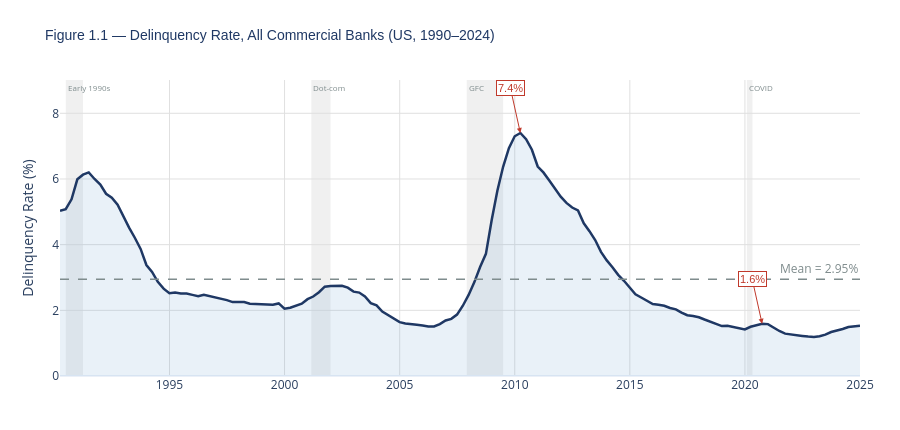
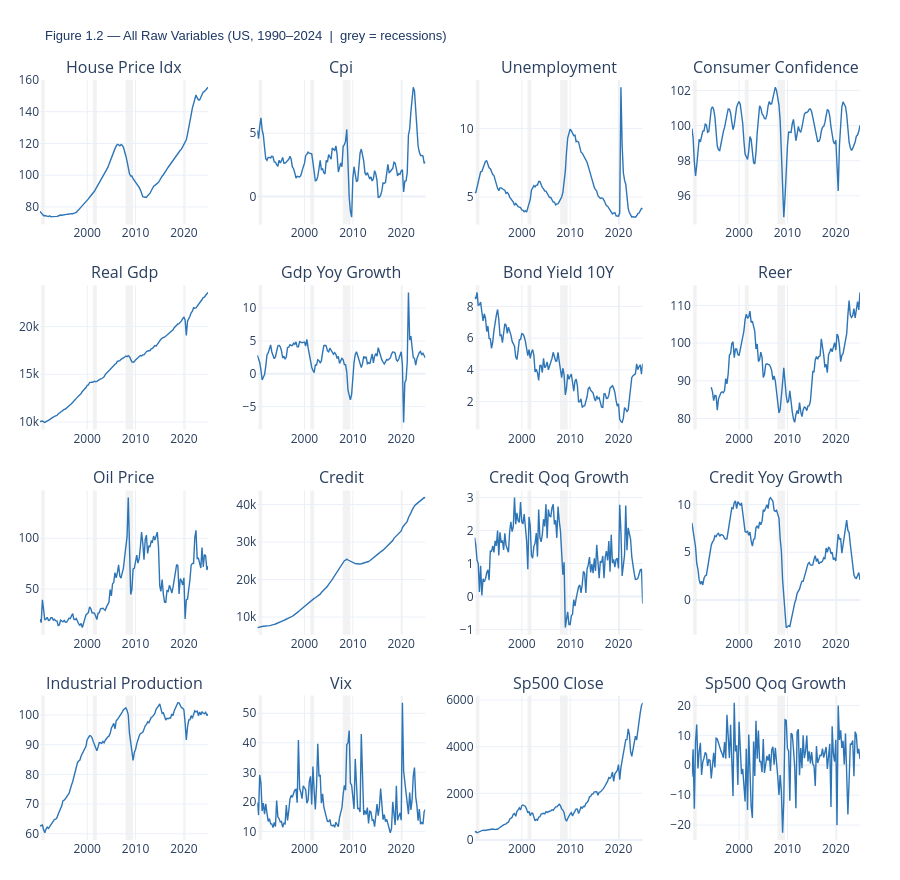

Notebook code cell kept with these figures, in order:
### Markdown cell above
IFRS 9 requires ECL models to reflect past events, current conditions, and forecasts of future economic conditions (Bank & Eder 2021, p. 4). Reliable macro-PD coefficient estimation requires coverage of multiple full credit cycles. The 1990 start date covers four stress episodes and is the natural completeness breakpoint in both datasets.

### Code cell
# Switch between US and UK datasets by changing this variable:
COUNTRY = 'US'   # switch to 'UK' to run on UK data

if COUNTRY == 'US':
    MACRO_PATH  = MACRO_US
    DELINQ_PATH = DELINQ_US
    PREFIX      = 'us_'
    RECESSIONS  = RECESSIONS_US
elif COUNTRY == 'UK':
    MACRO_PATH  = MACRO_UK
    DELINQ_PATH = DELINQ_UK
    PREFIX      = 'uk_'
    RECESSIONS  = RECESSIONS_UK

WINDOW_START = '1990-01-01'
WINDOW_END   = '2024-12-31'
TARGET       = 'delinquency_rate'

print(f'{COUNTRY} dataset selected')

# 1.1  Load and trim macro data
macro_raw = pd.read_csv(MACRO_PATH, index_col=0, parse_dates=True)
macro_raw.index = (pd.DatetimeIndex(macro_raw.index)
                   .to_period('Q').to_timestamp('Q'))
macro_raw = macro_raw.sort_index()
df = macro_raw.loc[WINDOW_START:WINDOW_END].copy()

print(f'\nFull dataset:      {macro_raw.shape[0]} quarters '
      f'({macro_raw.index.min().date()} to {macro_raw.index.max().date()})')
print(f'Analytical window: {df.shape[0]} quarters '
      f'({df.index.min().date()} to {df.index.max().date()})')

# 1.2  Load delinquency rate
delinq_raw = pd.read_csv(DELINQ_PATH, index_col=0, parse_dates=True)
delinq_raw.index = (pd.DatetimeIndex(delinq_raw.index)
                    .to_period('Q').to_timestamp('Q'))
delinq_raw = delinq_raw.sort_index()
delinq_raw.columns = [TARGET]
delinq = delinq_raw.loc[WINDOW_START:WINDOW_END, TARGET]

print(f'Delinquency rate (target):  {len(delinq)} quarters  '
      f'Min {delinq.min():.2f}%  '
      f'Max {delinq.max():.2f}%  '
      f'Mean {delinq.mean():.2f}%')

# 1.3  Merge 
df = df.join(delinq, how='left')
print(f'\nMerged shape: {df.shape}  |  Target NaN: {df[TARGET].isna().sum()}\n')

# 1.4  Completeness report
completeness = pd.DataFrame({
    'Non-null':    df.notna().sum(),
    'Missing':     df.isna().sum(),
    'Missing (%)': (df.isna().sum() / len(df) * 100).round(1),
    'First valid': df.apply(lambda s: s.first_valid_index()
                            .strftime('%Y-Q') if s.first_valid_index() else None),
    'Last valid':  df.apply(lambda s: s.last_valid_index()
                            .strftime('%Y-Q') if s.last_valid_index() else None),
})

def colour_missing(val):
    if val == 0:   return 'background-color: #D5F5E3'
    if val <= 5:   return 'background-color: #FEF9E7'
    if val <= 15:  return 'background-color: #FDEBD0'
    return 'background-color: #FADBD8'

display(completeness.style
        .map(colour_missing, subset=['Missing (%)'])
        .set_caption(f'Table 1.1 — Data Completeness Report '
                     f'({COUNTRY}, 1990–2024)'))

# 1.5  Target variable — Deliquency rate time series with recession bands and stress peaks
mean_val = df[TARGET].mean()

fig = go.Figure()

fig.add_trace(go.Scatter(
    x=df.index, y=df[TARGET],
    mode='lines',
    name='Delinquency Rate',
    line=dict(color=NAVY, width=2.5),
    fill='tozeroy',
    fillcolor='rgba(46,117,182,0.10)',
    hovertemplate='%{x|%Y Q%q}<br>Rate: %{y:.2f}%<extra></extra>',
))

fig.add_hline(
    y=mean_val,
    line_dash='dash', line_color=GREY, line_width=1.5,
    annotation_text=f'Mean = {mean_val:.2f}%',
    annotation_position='top right',
    annotation_font_color=GREY,
)

# Recession bands
fig = add_recessions(fig, RECESSIONS)

# Annotate stress peaks
peak_windows = [('2007', '2010'), ('2019', '2021')]
for start, end in peak_windows:
    subset = df[TARGET].loc[start:end].dropna()
    if not subset.empty:
        peak_date = subset.idxmax()
        peak_val  = subset.max()
        fig.add_annotation(
            x=peak_date,
            y=peak_val,
            text=f'{peak_val:.1f}%',
            showarrow=True,
            arrowhead=2,
            arrowcolor=RED,
            font=dict(color=RED, size=11, family='Arial'),
            bgcolor='white',
            bordercolor=RED,
            borderwidth=1,
            ay=-45,
        )

fig.update_layout(
    title=dict(
        text=f'Figure 1.1 — Delinquency Rate, All Commercial Banks '
             f'({COUNTRY}, 1990–2024)',
        font=dict(size=14, color=NAVY, family='Arial'),
    ),
    xaxis=dict(title='', showgrid=True, gridcolor='#E0E0E0'),
    yaxis=dict(title='Delinquency Rate (%)',
               showgrid=True, gridcolor='#E0E0E0'),
    template=TEMPLATE,
    hovermode='x unified',
    legend=dict(orientation='h', yanchor='bottom', y=1.02,
                xanchor='right', x=1),
    height=430,
    margin=dict(t=80, b=40, l=60, r=40),
)
fig.show()

# 1.6  Raw variables overview
raw_vars = [c for c in df.columns if c != TARGET]
ncols    = 4
nrows    = int(np.ceil(len(raw_vars) / ncols))

fig2 = make_subplots(
    rows=nrows, cols=ncols,
    subplot_titles=[v.replace(PREFIX, '').replace('_', ' ').title()
                    for v in raw_vars],
    vertical_spacing=0.08,
    horizontal_spacing=0.06,
)

for i, var in enumerate(raw_vars):
    row = i // ncols + 1
    col = i %  ncols + 1
    fig2.add_trace(
        go.Scatter(
            x=df.index, y=df[var],
            mode='lines',
            name=var,
            line=dict(color=BLUE, width=1.4),
            hovertemplate=var + '<br>%{x|%Y}<br>%{y:.2f}<extra></extra>',
            showlegend=False,
        ),
        row=row, col=col,
    )
    # Add recession bands per subplot
    for start, end, label in RECESSIONS:
        fig2.add_vrect(
            x0=start, x1=end,
            fillcolor='lightgrey', opacity=0.3,
            layer='below', line_width=0,
            row=row, col=col,
        )

fig2.update_layout(
    title=dict(
        text=f'Figure 1.2 — All Raw Variables ({COUNTRY}, 1990–2024  |  '
             f'grey = recessions)',
        font=dict(size=13, color=NAVY, family='Arial'),
    ),
    template=TEMPLATE,
    height=nrows * 220,
    margin=dict(t=80, b=40, l=40, r=40),
)
fig2.show()

# 1.7  Consumer confidence diagnostic
cc_col = PREFIX + 'consumer_confidence'
if cc_col in df.columns:
    cc = df[cc_col].dropna()
    print(f'\n=== Consumer Confidence Diagnostic ({COUNTRY}) ===')
    print(f'  Observations : {len(cc)}')
    print(f'  Range        : {cc.min():.3f}  to  {cc.max():.3f}')
    print(f'  Std          : {cc.std():.3f}')
    print(f'  Note         : Expected range ~50–110 for US Michigan Sentiment.')
    if cc.std() < 5:
        print(f'  FLAG         : Std of {cc.std():.2f} is implausibly narrow.')

### Figure 1 — Plotly figure (JSON) as saved in the notebook; plotly's stock layout.template omitted (floating-point values rounded to 4 significant figures; data arrays with more than 128 entries replaced by an {"elided": "..."} marker saying what was removed)
{"data": [{"fill": "tozeroy", "fillcolor": "rgba(46,117,182,0.10)", "hovertemplate": "%{x|%Y Q%q}<br>Rate: %{y:.2f}%<extra></extra>", "line": {"color": "#1F3864", "width": 2.5}, "mode": "lines", "name": "Delinquency Rate", "type": "scatter", "x": {"elided": "140 str values"}, "y": {"elided": "140 float values"}}], "layout": {"annotations": [{"font": {"color": "#7F8C8D"}, "showarrow": false, "text": "Mean = 2.95%", "x": 1, "xanchor": "right", "xref": "x domain", "y": 2.948, "yanchor": "bottom", "yref": "y"}, {"font": {"color": "#7F8C8D", "size": 8}, "showarrow": false, "text": "Early 1990s", "x": "1990-07-01", "xanchor": "left", "xref": "x", "y": 1, "yanchor": "top", "yref": "y domain"}, {"font": {"color": "#7F8C8D", "size": 8}, "showarrow": false, "text": "Dot-com", "x": "2001-03-01", "xanchor": "left", "xref": "x", "y": 1, "yanchor": "top", "yref": "y domain"}, {"font": {"color": "#7F8C8D", "size": 8}, "showarrow": false, "text": "GFC", "x": "2007-12-01", "xanchor": "left", "xref": "x", "y": 1, "yanchor": "top", "yref": "y domain"}, {"font": {"color": "#7F8C8D", "size": 8}, "showarrow": false, "text": "COVID", "x": "2020-02-01", "xanchor": "left", "xref": "x", "y": 1, "yanchor": "top", "yref": "y domain"}, {"arrowcolor": "#C0392B", "arrowhead": 2, "ay": -45, "bgcolor": "white", "bordercolor": "#C0392B", "borderwidth": 1, "font": {"color": "#C0392B", "family": "Arial", "size": 11}, "showarrow": true, "text": "7.4%", "x": "2010-03-31T00:00:00", "y": 7.4}, {"arrowcolor": "#C0392B", "arrowhead": 2, "ay": -45, "bgcolor": "white", "bordercolor": "#C0392B", "borderwidth": 1, "font": {"color": "#C0392B", "family": "Arial", "size": 11}, "showarrow": true, "text": "1.6%", "x": "2020-09-30T00:00:00", "y": 1.59}], "height": 430, "hovermode": "x unified", "legend": {"orientation": "h", "x": 1, "xanchor": "right", "y": 1.02, "yanchor": "bottom"}, "margin": {"b": 40, "l": 60, "r": 40, "t": 80}, "shapes": [{"line": {"color": "#7F8C8D", "dash": "dash", "width": 1.5}, "type": "line", "x0": 0, "x1": 1, "xref": "x domain", "y0": 2.948, "y1": 2.948, "yref": "y"}, {"fillcolor": "lightgrey", "layer": "below", "line": {"width": 0}, "opacity": 0.35, "type": "rect", "x0": "1990-07-01", "x1": "1991-03-31", "xref": "x", "y0": 0, "y1": 1, "yref": "y domain"}, {"fillcolor": "lightgrey", "layer": "below", "line": {"width": 0}, "opacity": 0.35, "type": "rect", "x0": "2001-03-01", "x1": "2001-12-31", "xref": "x", "y0": 0, "y1": 1, "yref": "y domain"}, {"fillcolor": "lightgrey", "layer": "below", "line": {"width": 0}, "opacity": 0.35, "type": "rect", "x0": "2007-12-01", "x1": "2009-06-30", "xref": "x", "y0": 0, "y1": 1, "yref": "y domain"}, {"fillcolor": "lightgrey", "layer": "below", "line": {"width": 0}, "opacity": 0.35, "type": "rect", "x0": "2020-02-01", "x1": "2020-04-30", "xref": "x", "y0": 0, "y1": 1, "yref": "y domain"}], "title": {"font": {"color": "#1F3864", "family": "Arial", "size": 14}, "text": "Figure 1.1 — Delinquency Rate, All Commercial Banks (US, 1990–2024)"}, "xaxis": {"gridcolor": "#E0E0E0", "showgrid": true, "title": {"text": ""}}, "yaxis": {"gridcolor": "#E0E0E0", "showgrid": true, "title": {"text": "Delinquency Rate (%)"}}}}

### Figure 2 — Plotly figure (JSON) as saved in the notebook; plotly's stock layout.template omitted (floating-point values rounded to 4 significant figures; data arrays with more than 128 entries replaced by an {"elided": "..."} marker saying what was removed)
{"data": [{"hovertemplate": "us_house_price_idx<br>%{x|%Y}<br>%{y:.2f}<extra></extra>", "line": {"color": "#2E75B6", "width": 1.4}, "mode": "lines", "name": "us_house_price_idx", "showlegend": false, "type": "scatter", "x": {"elided": "140 str values"}, "xaxis": "x", "y": {"elided": "140 float values"}, "yaxis": "y"}, {"hovertemplate": "us_cpi<br>%{x|%Y}<br>%{y:.2f}<extra></extra>", "line": {"color": "#2E75B6", "width": 1.4}, "mode": "lines", "name": "us_cpi", "showlegend": false, "type": "scatter", "x": {"elided": "140 str values"}, "xaxis": "x2", "y": {"elided": "140 float values"}, "yaxis": "y2"}, {"hovertemplate": "us_unemployment<br>%{x|%Y}<br>%{y:.2f}<extra></extra>", "line": {"color": "#2E75B6", "width": 1.4}, "mode": "lines", "name": "us_unemployment", "showlegend": false, "type": "scatter", "x": {"elided": "140 str values"}, "xaxis": "x3", "y": {"elided": "140 float values"}, "yaxis": "y3"}, {"hovertemplate": "us_consumer_confidence<br>%{x|%Y}<br>%{y:.2f}<extra></extra>", "line": {"color": "#2E75B6", "width": 1.4}, "mode": "lines", "name": "us_consumer_confidence", "showlegend": false, "type": "scatter", "x": {"elided": "140 str values"}, "xaxis": "x4", "y": {"elided": "140 float values"}, "yaxis": "y4"}, {"hovertemplate": "us_real_gdp<br>%{x|%Y}<br>%{y:.2f}<extra></extra>", "line": {"color": "#2E75B6", "width": 1.4}, "mode": "lines", "name": "us_real_gdp", "showlegend": false, "type": "scatter", "x": {"elided": "140 str values"}, "xaxis": "x5", "y": {"elided": "140 float values"}, "yaxis": "y5"}, {"hovertemplate": "us_gdp_yoy_growth<br>%{x|%Y}<br>%{y:.2f}<extra></extra>", "line": {"color": "#2E75B6", "width": 1.4}, "mode": "lines", "name": "us_gdp_yoy_growth", "showlegend": false, "type": "scatter", "x": {"elided": "140 str values"}, "xaxis": "x6", "y": {"elided": "140 float values"}, "yaxis": "y6"}, {"hovertemplate": "us_bond_yield_10y<br>%{x|%Y}<br>%{y:.2f}<extra></extra>", "line": {"color": "#2E75B6", "width": 1.4}, "mode": "lines", "name": "us_bond_yield_10y", "showlegend": false, "type": "scatter", "x": {"elided": "140 str values"}, "xaxis": "x7", "y": {"elided": "140 float values"}, "yaxis": "y7"}, {"hovertemplate": "us_reer<br>%{x|%Y}<br>%{y:.2f}<extra></extra>", "line": {"color": "#2E75B6", "width": 1.4}, "mode": "lines", "name": "us_reer", "showlegend": false, "type": "scatter", "x": {"elided": "140 str values"}, "xaxis": "x8", "y": {"elided": "140 float values"}, "yaxis": "y8"}, {"hovertemplate": "us_oil_price<br>%{x|%Y}<br>%{y:.2f}<extra></extra>", "line": {"color": "#2E75B6", "width": 1.4}, "mode": "lines", "name": "us_oil_price", "showlegend": false, "type": "scatter", "x": {"elided": "140 str values"}, "xaxis": "x9", "y": {"elided": "140 float values"}, "yaxis": "y9"}, {"hovertemplate": "us_credit<br>%{x|%Y}<br>%{y:.2f}<extra></extra>", "line": {"color": "#2E75B6", "width": 1.4}, "mode": "lines", "name": "us_credit", "showlegend": false, "type": "scatter", "x": {"elided": "140 str values"}, "xaxis": "x10", "y": {"elided": "140 float values"}, "yaxis": "y10"}, {"hovertemplate": "us_credit_qoq_growth<br>%{x|%Y}<br>%{y:.2f}<extra></extra>", "line": {"color": "#2E75B6", "width": 1.4}, "mode": "lines", "name": "us_credit_qoq_growth", "showlegend": false, "type": "scatter", "x": {"elided": "140 str values"}, "xaxis": "x11", "y": {"elided": "140 float values"}, "yaxis": "y11"}, {"hovertemplate": "us_credit_yoy_growth<br>%{x|%Y}<br>%{y:.2f}<extra></extra>", "line": {"color": "#2E75B6", "width": 1.4}, "mode": "lines", "name": "us_credit_yoy_growth", "showlegend": false, "type": "scatter", "x": {"elided": "140 str values"}, "xaxis": "x12", "y": {"elided": "140 float values"}, "yaxis": "y12"}, {"hovertemplate": "us_industrial_production<br>%{x|%Y}<br>%{y:.2f}<extra></extra>", "line": {"color": "#2E75B6", "width": 1.4}, "mode": "lines", "name": "us_industrial_production", "showlegend": false, "type": "scatter", "x": {"elided": "140 str values"}, "xaxis": "x13", "y": {"elided": "140 float values"}, "yaxis": "y13"}, {"hovertemplate": "us_vix<br>%{x|%Y}<br>%{y:.2f}<extra></extra>", "line": {"color": "#2E75B6", "width": 1.4}, "mode": "lines", "name": "us_vix", "showlegend": false, "type": "scatter", "x": {"elided": "140 str values"}, "xaxis": "x14", "y": {"elided": "140 float values"}, "yaxis": "y14"}, {"hovertemplate": "us_sp500_close<br>%{x|%Y}<br>%{y:.2f}<extra></extra>", "line": {"color": "#2E75B6", "width": 1.4}, "mode": "lines", "name": "us_sp500_close", "showlegend": false, "type": "scatter", "x": {"elided": "140 str values"}, "xaxis": "x15", "y": {"elided": "140 float values"}, "yaxis": "y15"}, {"hovertemplate": "us_sp500_qoq_growth<br>%{x|%Y}<br>%{y:.2f}<extra></extra>", "line": {"color": "#2E75B6", "width": 1.4}, "mode": "lines", "name": "us_sp500_qoq_growth", "showlegend": false, "type": "scatter", "x": {"elided": "140 str values"}, "xaxis": "x16", "y": {"elided": "140 float values"}, "yaxis": "y16"}], "layout": {"annotations": [{"font": {"size": 16}, "showarrow": false, "text": "House Price Idx", "x": 0.1025, "xanchor": "center", "xref": "paper", "y": 1, "yanchor": "bottom", "yref": "paper"}, {"font": {"size": 16}, "showarrow": false, "text": "Cpi", "x": 0.3675, "xanchor": "center", "xref": "paper", "y": 1, "yanchor": "bottom", "yref": "paper"}, {"font": {"size": 16}, "showarrow": false, "text": "Unemployment", "x": 0.6325, "xanchor": "center", "xref": "paper", "y": 1, "yanchor": "bottom", "yref": "paper"}, {"font": {"size": 16}, "showarrow": false, "text": "Consumer Confidence", "x": 0.8975, "xanchor": "center", "xref": "paper", "y": 1, "yanchor": "bottom", "yref": "paper"}, {"font": {"size": 16}, "showarrow": false, "text": "Real Gdp", "x": 0.1025, "xanchor": "center", "xref": "paper", "y": 0.73, "yanchor": "bottom", "yref": "paper"}, {"font": {"size": 16}, "showarrow": false, "text": "Gdp Yoy Growth", "x": 0.3675, "xanchor": "center", "xref": "paper", "y": 0.73, "yanchor": "bottom", "yref": "paper"}, {"font": {"size": 16}, "showarrow": false, "text": "Bond Yield 10Y", "x": 0.6325, "xanchor": "center", "xref": "paper", "y": 0.73, "yanchor": "bottom", "yref": "paper"}, {"font": {"size": 16}, "showarrow": false, "text": "Reer", "x": 0.8975, "xanchor": "center", "xref": "paper", "y": 0.73, "yanchor": "bottom", "yref": "paper"}, {"font": {"size": 16}, "showarrow": false, "text": "Oil Price", "x": 0.1025, "xanchor": "center", "xref": "paper", "y": 0.46, "yanchor": "bottom", "yref": "paper"}, {"font": {"size": 16}, "showarrow": false, "text": "Credit", "x": 0.3675, "xanchor": "center", "xref": "paper", "y": 0.46, "yanchor": "bottom", "yref": "paper"}, {"font": {"size": 16}, "showarrow": false, "text": "Credit Qoq Growth", "x": 0.6325, "xanchor": "center", "xref": "paper", "y": 0.46, "yanchor": "bottom", "yref": "paper"}, {"font": {"size": 16}, "showarrow": false, "text": "Credit Yoy Growth", "x": 0.8975, "xanchor": "center", "xref": "paper", "y": 0.46, "yanchor": "bottom", "yref": "paper"}, {"font": {"size": 16}, "showarrow": false, "text": "Industrial Production", "x": 0.1025, "xanchor": "center", "xref": "paper", "y": 0.19, "yanchor": "bottom", "yref": "paper"}, {"font": {"size": 16}, "showarrow": false, "text": "Vix", "x": 0.3675, "xanchor": "center", "xref": "paper", "y": 0.19, "yanchor": "bottom", "yref": "paper"}, {"font": {"size": 16}, "showarrow": false, "text": "Sp500 Close", "x": 0.6325, "xanchor": "center", "xref": "paper", "y": 0.19, "yanchor": "bottom", "yref": "paper"}, {"font": {"size": 16}, "showarrow": false, "text": "Sp500 Qoq Growth", "x": 0.8975, "xanchor": "center", "xref": "paper", "y": 0.19, "yanchor": "bottom", "yref": "paper"}], "height": 880, "margin": {"b": 40, "l": 40, "r": 40, "t": 80}, "shapes": [{"fillcolor": "lightgrey", "layer": "below", "line": {"width": 0}, "opacity": 0.3, "type": "rect", "x0": "1990-07-01", "x1": "1991-03-31", "xref": "x", "y0": 0, "y1": 1, "yref": "y domain"}, {"fillcolor": "lightgrey", "layer": "below", "line": {"width": 0}, "opacity": 0.3, "type": "rect", "x0": "2001-03-01", "x1": "2001-12-31", "xref": "x", "y0": 0, "y1": 1, "yref": "y domain"}, {"fillcolor": "lightgrey", "layer": "below", "line": {"width": 0}, "opacity": 0.3, "type": "rect", "x0": "2007-12-01", "x1": "2009-06-30", "xref": "x", "y0": 0, "y1": 1, "yref": "y domain"}, {"fillcolor": "lightgrey", "layer": "below", "line": {"width": 0}, "opacity": 0.3, "type": "rect", "x0": "2020-02-01", "x1": "2020-04-30", "xref": "x", "y0": 0, "y1": 1, "yref": "y domain"}, {"fillcolor": "lightgrey", "layer": "below", "line": {"width": 0}, "opacity": 0.3, "type": "rect", "x0": "1990-07-01", "x1": "1991-03-31", "xref": "x2", "y0": 0, "y1": 1, "yref": "y2 domain"}, {"fillcolor": "lightgrey", "layer": "below", "line": {"width": 0}, "opacity": 0.3, "type": "rect", "x0": "2001-03-01", "x1": "2001-12-31", "xref": "x2", "y0": 0, "y1": 1, "yref": "y2 domain"}, {"fillcolor": "lightgrey", "layer": "below", "line": {"width": 0}, "opacity": 0.3, "type": "rect", "x0": "2007-12-01", "x1": "2009-06-30", "xref": "x2", "y0": 0, "y1": 1, "yref": "y2 domain"}, {"fillcolor": "lightgrey", "layer": "below", "line": {"width": 0}, "opacity": 0.3, "type": "rect", "x0": "2020-02-01", "x1": "2020-04-30", "xref": "x2", "y0": 0, "y1": 1, "yref": "y2 domain"}, {"fillcolor": "lightgrey", "layer": "below", "line": {"width": 0}, "opacity": 0.3, "type": "rect", "x0": "1990-07-01", "x1": "1991-03-31", "xref": "x3", "y0": 0, "y1": 1, "yref": "y3 domain"}, {"fillcolor": "lightgrey", "layer": "below", "line": {"width": 0}, "opacity": 0.3, "type": "rect", "x0": "2001-03-01", "x1": "2001-12-31", "xref": "x3", "y0": 0, "y1": 1, "yref": "y3 domain"}, {"fillcolor": "lightgrey", "layer": "below", "line": {"width": 0}, "opacity": 0.3, "type": "rect", "x0": "2007-12-01", "x1": "2009-06-30", "xref": "x3", "y0": 0, "y1": 1, "yref": "y3 domain"}, {"fillcolor": "lightgrey", "layer": "below", "line": {"width": 0}, "opacity": 0.3, "type": "rect", "x0": "2020-02-01", "x1": "2020-04-30", "xref": "x3", "y0": 0, "y1": 1, "yref": "y3 domain"}, {"fillcolor": "lightgrey", "layer": "below", "line": {"width": 0}, "opacity": 0.3, "type": "rect", "x0": "1990-07-01", "x1": "1991-03-31", "xref": "x4", "y0": 0, "y1": 1, "yref": "y4 domain"}, {"fillcolor": "lightgrey", "layer": "below", "line": {"width": 0}, "opacity": 0.3, "type": "rect", "x0": "2001-03-01", "x1": "2001-12-31", "xref": "x4", "y0": 0, "y1": 1, "yref": "y4 domain"}, {"fillcolor": "lightgrey", "layer": "below", "line": {"width": 0}, "opacity": 0.3, "type": "rect", "x0": "2007-12-01", "x1": "2009-06-30", "xref": "x4", "y0": 0, "y1": 1, "yref": "y4 domain"}, {"fillcolor": "lightgrey", "layer": "below", "line": {"width": 0}, "opacity": 0.3, "type": "rect", "x0": "2020-02-01", "x1": "2020-04-30", "xref": "x4", "y0": 0, "y1": 1, "yref": "y4 domain"}, {"fillcolor": "lightgrey", "layer": "below", "line": {"width": 0}, "opacity": 0.3, "type": "rect", "x0": "1990-07-01", "x1": "1991-03-31", "xref": "x5", "y0": 0, "y1": 1, "yref": "y5 domain"}, {"fillcolor": "lightgrey", "layer": "below", "line": {"width": 0}, "opacity": 0.3, "type": "rect", "x0": "2001-03-01", "x1": "2001-12-31", "xref": "x5", "y0": 0, "y1": 1, "yref": "y5 domain"}, {"fillcolor": "lightgrey", "layer": "below", "line": {"width": 0}, "opacity": 0.3, "type": "rect", "x0": "2007-12-01", "x1": "2009-06-30", "xref": "x5", "y0": 0, "y1": 1, "yref": "y5 domain"}, {"fillcolor": "lightgrey", "layer": "below", "line": {"width": 0}, "opacity": 0.3, "type": "rect", "x0": "2020-02-01", "x1": "2020-04-30", "xref": "x5", "y0": 0, "y1": 1, "yref": "y5 domain"}, {"fillcolor": "lightgrey", "layer": "below", "line": {"width": 0}, "opacity": 0.3, "type": "rect", "x0": "1990-07-01", "x1": "1991-03-31", "xref": "x6", "y0": 0, "y1": 1, "yref": "y6 domain"}, {"fillcolor": "lightgrey", "layer": "below", "line": {"width": 0}, "opacity": 0.3, "type": "rect", "x0": "2001-03-01", "x1": "2001-12-31", "xref": "x6", "y0": 0, "y1": 1, "yref": "y6 domain"}, {"fillcolor": "lightgrey", "layer": "below", "line": {"width": 0}, "opacity": 0.3, "type": "rect", "x0": "2007-12-01", "x1": "2009-06-30", "xref": "x6", "y0": 0, "y1": 1, "yref": "y6 domain"}, {"fillcolor": "lightgrey", "layer": "below", "line": {"width": 0}, "opacity": 0.3, "type": "rect", "x0": "2020-02-01", "x1": "2020-04-30", "xref": "x6", "y0": 0, "y1": 1, "yref": "y6 domain"}, {"fillcolor": "lightgrey", "layer": "below", "line": {"width": 0}, "opacity": 0.3, "type": "rect", "x0": "1990-07-01", "x1": "1991-03-31", "xref": "x7", "y0": 0, "y1": 1, "yref": "y7 domain"}, {"fillcolor": "lightgrey", "layer": "below", "line": {"width": 0}, "opacity": 0.3, "type": "rect", "x0": "2001-03-01", "x1": "2001-12-31", "xref": "x7", "y0": 0, "y1": 1, "yref": "y7 domain"}, {"fillcolor": "lightgrey", "layer": "below", "line": {"width": 0}, "opacity": 0.3, "type": "rect", "x0": "2007-12-01", "x1": "2009-06-30", "xref": "x7", "y0": 0, "y1": 1, "yref": "y7 domain"}, {"fillcolor": "lightgrey", "layer": "below", "line": {"width": 0}, "opacity": 0.3, "type": "rect", "x0": "2020-02-01", "x1": "2020-04-30", "xref": "x7", "y0": 0, "y1": 1, "yref": "y7 domain"}, {"fillcolor": "lightgrey", "layer": "below", "line": {"width": 0}, "opacity": 0.3, "type": "rect", "x0": "1990-07-01", "x1": "1991-03-31", "xref": "x8", "y0": 0, "y1": 1, "yref": "y8 domain"}, {"fillcolor": "lightgrey", "layer": "below", "line": {"width": 0}, "opacity": 0.3, "type": "rect", "x0": "2001-03-01", "x1": "2001-12-31", "xref": "x8", "y0": 0, "y1": 1, "yref": "y8 domain"}, {"fillcolor": "lightgrey", "layer": "below", "line": {"width": 0}, "opacity": 0.3, "type": "rect", "x0": "2007-12-01", "x1": "2009-06-30", "xref": "x8", "y0": 0, "y1": 1, "yref": "y8 domain"}, {"fillcolor": "lightgrey", "layer": "below", "line": {"width": 0}, "opacity": 0.3, "type": "rect", "x0": "2020-02-01", "x1": "2020-04-30", "xref": "x8", "y0": 0, "y1": 1, "yref": "y8 domain"}, {"fillcolor": "lightgrey", "layer": "below", "line": {"width": 0}, "opacity": 0.3, "type": "rect", "x0": "1990-07-01", "x1": "1991-03-31", "xref": "x9", "y0": 0, "y1": 1, "yref": "y9 domain"}, {"fillcolor": "lightgrey", "layer": "below", "line": {"width": 0}, "opacity": 0.3, "type": "rect", "x0": "2001-03-01", "x1": "2001-12-31", "xref": "x9", "y0": 0, "y1": 1, "yref": "y9 domain"}, {"fillcolor": "lightgrey", "layer": "below", "line": {"width": 0}, "opacity": 0.3, "type": "rect", "x0": "2007-12-01", "x1": "2009-06-30", "xref": "x9", "y0": 0, "y1": 1, "yref": "y9 domain"}, {"fillcolor": "lightgrey", "layer": "below", "line": {"width": 0}, "opacity": 0.3, "type": "rect", "x0": "2020-02-01", "x1": "2020-04-30", "xref": "x9", "y0": 0, "y1": 1, "yref": "y9 domain"}, {"fillcolor": "lightgrey", "layer": "below", "line": {"width": 0}, "opacity": 0.3, "type": "rect", "x0": "1990-07-01", "x1": "1991-03-31", "xref": "x10", "y0": 0, "y1": 1, "yref": "y10 domain"}, {"fillcolor": "lightgrey", "layer": "below", "line": {"width": 0}, "opacity": 0.3, "type": "rect", "x0": "2001-03-01", "x1": "2001-12-31", "xref": "x10", "y0": 0, "y1": 1, "yref": "y10 domain"}, {"fillcolor": "lightgrey", "layer": "below", "line": {"width": 0}, "opacity": 0.3, "type": "rect", "x0": "2007-12-01", "x1": "2009-06-30", "xref": "x10", "y0": 0, "y1": 1, "yref": "y10 domain"}, {"fillcolor": "lightgrey", "layer": "below", "line": {"width": 0}, "opacity": 0.3, "type": "rect", "x0": "2020-02-01", "x1": "2020-04-30", "xref": "x10", "y0": 0, "y1": 1, "yref": "y10 domain"}, {"fillcolor": "lightgrey", "layer": "below", "line": {"width": 0}, "opacity": 0.3, "type": "rect", "x0": "1990-07-01", "x1": "1991-03-31", "xref": "x11", "y0": 0, "y1": 1, "yref": "y11 domain"}, {"fillcolor": "lightgrey", "layer": "below", "line": {"width": 0}, "opacity": 0.3, "type": "rect", "x0": "2001-03-01", "x1": "2001-12-31", "xref": "x11", "y0": 0, "y1": 1, "yref": "y11 domain"}, {"fillcolor": "lightgrey", "layer": "below", "line": {"width": 0}, "opacity": 0.3, "type": "rect", "x0": "2007-12-01", "x1": "2009-06-30", "xref": "x11", "y0": 0, "y1": 1, "yref": "y11 domain"}, {"fillcolor": "lightgrey", "layer": "below", "line": {"width": 0}, "opacity": 0.3, "type": "rect", "x0": "2020-02-01", "x1": "2020-04-30", "xref": "x11", "y0": 0, "y1": 1, "yref": "y11 domain"}, {"fillcolor": "lightgrey", "layer": "below", "line": {"width": 0}, "opacity": 0.3, "type": "rect", "x0": "1990-07-01", "x1": "1991-03-31", "xref": "x12", "y0": 0, "y1": 1, "yref": "y12 domain"}, {"fillcolor": "lightgrey", "layer": "below", "line": {"width": 0}, "opacity": 0.3, "type": "rect", "x0": "2001-03-01", "x1": "2001-12-31", "xref": "x12", "y0": 0, "y1": 1, "yref": "y12 domain"}, {"fillcolor": "lightgrey", "layer": "below", "line": {"width": 0}, "opacity": 0.3, "type": "rect", "x0": "2007-12-01", "x1": "2009-06-30", "xref": "x12", "y0": 0, "y1": 1, "yref": "y12 domain"}, {"fillcolor": "lightgrey", "layer": "below", "line": {"width": 0}, "opacity": 0.3, "type": "rect", "x0": "2020-02-01", "x1": "2020-04-30", "xref": "x12", "y0": 0, "y1": 1, "yref": "y12 domain"}, {"fillcolor": "lightgrey", "layer": "below", "line": {"width": 0}, "opacity": 0.3, "type": "rect", "x0": "1990-07-01", "x1": "1991-03-31", "xref": "x13", "y0": 0, "y1": 1, "yref": "y13 domain"}, {"fillcolor": "lightgrey", "layer": "below", "line": {"width": 0}, "opacity": 0.3, "type": "rect", "x0": "2001-03-01", "x1": "2001-12-31", "xref": "x13", "y0": 0, "y1": 1, "yref": "y13 domain"}, {"fillcolor": "lightgrey", "layer": "below", "line": {"width": 0}, "opacity": 0.3, "type": "rect", "x0": "2007-12-01", "x1": "2009-06-30", "xref": "x13", "y0": 0, "y1": 1, "yref": "y13 domain"}, {"fillcolor": "lightgrey", "layer": "below", "line": {"width": 0}, "opacity": 0.3, "type": "rect", "x0": "2020-02-01", "x1": "2020-04-30", "xref": "x13", "y0": 0, "y1": 1, "yref": "y13 domain"}, {"fillcolor": "lightgrey", "layer": "below", "line": {"width": 0}, "opacity": 0.3, "type": "rect", "x0": "1990-07-01", "x1": "1991-03-31", "xref": "x14", "y0": 0, "y1": 1, "yref": "y14 domain"}, {"fillcolor": "lightgrey", "layer": "below", "line": {"width": 0}, "opacity": 0.3, "type": "rect", "x0": "2001-03-01", "x1": "2001-12-31", "xref": "x14", "y0": 0, "y1": 1, "yref": "y14 domain"}, {"fillcolor": "lightgrey", "layer": "below", "line": {"width": 0}, "opacity": 0.3, "type": "rect", "x0": "2007-12-01", "x1": "2009-06-30", "xref": "x14", "y0": 0, "y1": 1, "yref": "y14 domain"}, {"fillcolor": "lightgrey", "layer": "below", "line": {"width": 0}, "opacity": 0.3, "type": "rect", "x0": "2020-02-01", "x1": "2020-04-30", "xref": "x14", "y0": 0, "y1": 1, "yref": "y14 domain"}, {"fillcolor": "lightgrey", "layer": "below", "line": {"width": 0}, "opacity": 0.3, "type": "rect", "x0": "1990-07-01", "x1": "1991-03-31", "xref": "x15", "y0": 0, "y1": 1, "yref": "y15 domain"}, {"fillcolor": "lightgrey", "layer": "below", "line": {"width": 0}, "opacity": 0.3, "type": "rect", "x0": "2001-03-01", "x1": "2001-12-31", "xref": "x15", "y0": 0, "y1": 1, "yref": "y15 domain"}, {"fillcolor": "lightgrey", "layer": "below", "line": {"width": 0}, "opacity": 0.3, "type": "rect", "x0": "2007-12-01", "x1": "2009-06-30", "xref": "x15", "y0": 0, "y1": 1, "yref": "y15 domain"}, {"fillcolor": "lightgrey", "layer": "below", "line": {"width": 0}, "opacity": 0.3, "type": "rect", "x0": "2020-02-01", "x1": "2020-04-30", "xref": "x15", "y0": 0, "y1": 1, "yref": "y15 domain"}, {"fillcolor": "lightgrey", "layer": "below", "line": {"width": 0}, "opacity": 0.3, "type": "rect", "x0": "1990-07-01", "x1": "1991-03-31", "xref": "x16", "y0": 0, "y1": 1, "yref": "y16 domain"}, {"fillcolor": "lightgrey", "layer": "below", "line": {"width": 0}, "opacity": 0.3, "type": "rect", "x0": "2001-03-01", "x1": "2001-12-31", "xref": "x16", "y0": 0, "y1": 1, "yref": "y16 domain"}, {"fillcolor": "lightgrey", "layer": "below", "line": {"width": 0}, "opacity": 0.3, "type": "rect", "x0": "2007-12-01", "x1": "2009-06-30", "xref": "x16", "y0": 0, "y1": 1, "yref": "y16 domain"}, {"fillcolor": "lightgrey", "layer": "below", "line": {"width": 0}, "opacity": 0.3, "type": "rect", "x0": "2020-02-01", "x1": "2020-04-30", "xref": "x16", "y0": 0, "y1": 1, "yref": "y16 domain"}], "title": {"font": {"color": "#1F3864", "family": "Arial", "size": 13}, "text": "Figure 1.2 — All Raw Variables (US, 1990–2024  |  grey = recessions)"}, "xaxis": {"anchor": "y", "domain": [0, 0.205]}, "xaxis10": {"anchor": "y10", "domain": [0.265, 0.47]}, "xaxis11": {"anchor": "y11", "domain": [0.53, 0.735]}, "xaxis12": {"anchor": "y12", "domain": [0.795, 1]}, "xaxis13": {"anchor": "y13", "domain": [0, 0.205]}, "xaxis14": {"anchor": "y14", "domain": [0.265, 0.47]}, "xaxis15": {"anchor": "y15", "domain": [0.53, 0.735]}, "xaxis16": {"anchor": "y16", "domain": [0.795, 1]}, "xaxis2": {"anchor": "y2", "domain": [0.265, 0.47]}, "xaxis3": {"anchor": "y3", "domain": [0.53, 0.735]}, "xaxis4": {"anchor": "y4", "domain": [0.795, 1]}, "xaxis5": {"anchor": "y5", "domain": [0, 0.205]}, "xaxis6": {"anchor": "y6", "domain": [0.265, 0.47]}, "xaxis7": {"anchor": "y7", "domain": [0.53, 0.735]}, "xaxis8": {"anchor": "y8", "domain": [0.795, 1]}, "xaxis9": {"anchor": "y9", "domain": [0, 0.205]}, "yaxis": {"anchor": "x", "domain": [0.81, 1]}, "yaxis10": {"anchor": "x10", "domain": [0.27, 0.46]}, "yaxis11": {"anchor": "x11", "domain": [0.27, 0.46]}, "yaxis12": {"anchor": "x12", "domain": [0.27, 0.46]}, "yaxis13": {"anchor": "x13", "domain": [0, 0.19]}, "yaxis14": {"anchor": "x14", "domain": [0, 0.19]}, "yaxis15": {"anchor": "x15", "domain": [0, 0.19]}, "yaxis16": {"anchor": "x16", "domain": [0, 0.19]}, "yaxis2": {"anchor": "x2", "domain": [0.81, 1]}, "yaxis3": {"anchor": "x3", "domain": [0.81, 1]}, "yaxis4": {"anchor": "x4", "domain": [0.81, 1]}, "yaxis5": {"anchor": "x5", "domain": [0.54, 0.73]}, "yaxis6": {"anchor": "x6", "domain": [0.54, 0.73]}, "yaxis7": {"anchor": "x7", "domain": [0.54, 0.73]}, "yaxis8": {"anchor": "x8", "domain": [0.54, 0.73]}, "yaxis9": {"anchor": "x9", "domain": [0.27, 0.46]}}}
